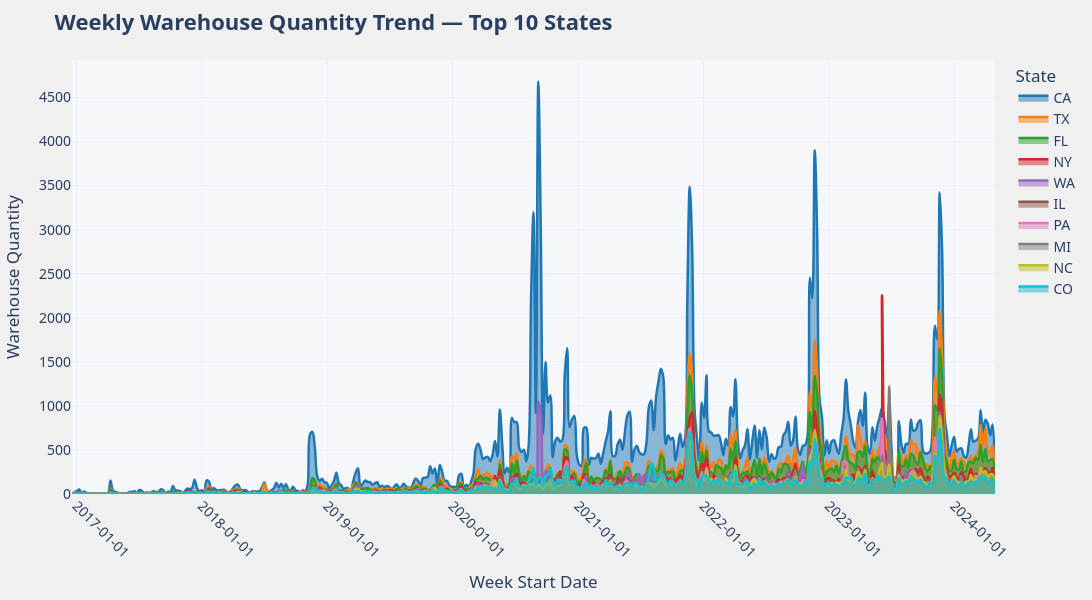

Notebook cell for this chart:
### Markdown cell above
- ` State-wise Trend`

### Code cell
import plotly.graph_objects as go
import pandas as pd

# Step 1: Compute total quantity per state and get top 10 states
top_states = df.groupby('ShipToState')['WareHouseQuantity'].sum().nlargest(10).index

# Step 2: Create the pivot table for weekly trend
state_trend = df.groupby(['Week', 'ShipToState'])['WareHouseQuantity'].sum().unstack().fillna(0)

# Step 3: Filter columns to include only top 10 states
state_trend_top10 = state_trend[top_states]

# Step 4: Create Plotly line chart with formatted hover and x-axis
fig = go.Figure()

# Custom color palette
colors = ['#1f77b4', '#ff7f0e', '#2ca02c', '#d62728', '#9467bd',
          '#8c564b', '#e377c2', '#7f7f7f', '#bcbd22', '#17becf']

# Add one smooth line per state
for i, state in enumerate(state_trend_top10.columns):
    fig.add_trace(go.Scatter(
        x=state_trend_top10.index,
        y=state_trend_top10[state],
        mode='lines',
        name=state,
        line=dict(shape='spline', color=colors[i % len(colors)], width=2.5),
        fill='tozeroy',
        hovertemplate=f"<b>{state}</b><br>Week Start: %{{x|%Y-%m-%d}}<br>Quantity: %{{y:,}}<extra></extra>"
    ))

# Format x-axis to show full dates
fig.update_xaxes(
    title='Week',
    tickformat="%Y-%m-%d",       # e.g., "2024-07-01"
    tickangle=45,
    showgrid=True
)

# Customize layout
fig.update_layout(
    title='<b>Weekly Warehouse Quantity Trend — Top 10 States</b>',
    title_font_size=22,
    xaxis_title='Week Start Date',
    yaxis_title='Warehouse Quantity',
    legend_title='State',
    template='plotly_white',
    font=dict(family='Segoe UI, sans-serif', size=14),
    width=1100,
    height=600,
    hovermode='x unified',
    plot_bgcolor='rgba(245, 247, 251, 1)',
    paper_bgcolor='rgba(240, 240, 240, 1)',
    margin=dict(t=60, l=60, r=30, b=90)  # more bottom space for angled ticks
)

fig.show()

### Figure 1 — Plotly figure (JSON) as saved in the notebook; plotly's stock layout.template omitted (floating-point values rounded to 4 significant figures; data arrays with more than 128 entries replaced by an {"elided": "..."} marker saying what was removed)
{"data": [{"fill": "tozeroy", "hovertemplate": "<b>CA</b><br>Week Start: %{x|%Y-%m-%d}<br>Quantity: %{y:,}<extra></extra>", "line": {"color": "#1f77b4", "shape": "spline", "width": 2.5}, "mode": "lines", "name": "CA", "type": "scatter", "x": {"elided": "385 str values"}, "y": {"elided": "385 float values"}}, {"fill": "tozeroy", "hovertemplate": "<b>TX</b><br>Week Start: %{x|%Y-%m-%d}<br>Quantity: %{y:,}<extra></extra>", "line": {"color": "#ff7f0e", "shape": "spline", "width": 2.5}, "mode": "lines", "name": "TX", "type": "scatter", "x": {"elided": "385 str values"}, "y": {"elided": "385 float values"}}, {"fill": "tozeroy", "hovertemplate": "<b>FL</b><br>Week Start: %{x|%Y-%m-%d}<br>Quantity: %{y:,}<extra></extra>", "line": {"color": "#2ca02c", "shape": "spline", "width": 2.5}, "mode": "lines", "name": "FL", "type": "scatter", "x": {"elided": "385 str values"}, "y": {"elided": "385 float values"}}, {"fill": "tozeroy", "hovertemplate": "<b>NY</b><br>Week Start: %{x|%Y-%m-%d}<br>Quantity: %{y:,}<extra></extra>", "line": {"color": "#d62728", "shape": "spline", "width": 2.5}, "mode": "lines", "name": "NY", "type": "scatter", "x": {"elided": "385 str values"}, "y": {"elided": "385 float values"}}, {"fill": "tozeroy", "hovertemplate": "<b>WA</b><br>Week Start: %{x|%Y-%m-%d}<br>Quantity: %{y:,}<extra></extra>", "line": {"color": "#9467bd", "shape": "spline", "width": 2.5}, "mode": "lines", "name": "WA", "type": "scatter", "x": {"elided": "385 str values"}, "y": {"elided": "385 float values"}}, {"fill": "tozeroy", "hovertemplate": "<b>IL</b><br>Week Start: %{x|%Y-%m-%d}<br>Quantity: %{y:,}<extra></extra>", "line": {"color": "#8c564b", "shape": "spline", "width": 2.5}, "mode": "lines", "name": "IL", "type": "scatter", "x": {"elided": "385 str values"}, "y": {"elided": "385 float values"}}, {"fill": "tozeroy", "hovertemplate": "<b>PA</b><br>Week Start: %{x|%Y-%m-%d}<br>Quantity: %{y:,}<extra></extra>", "line": {"color": "#e377c2", "shape": "spline", "width": 2.5}, "mode": "lines", "name": "PA", "type": "scatter", "x": {"elided": "385 str values"}, "y": {"elided": "385 float values"}}, {"fill": "tozeroy", "hovertemplate": "<b>MI</b><br>Week Start: %{x|%Y-%m-%d}<br>Quantity: %{y:,}<extra></extra>", "line": {"color": "#7f7f7f", "shape": "spline", "width": 2.5}, "mode": "lines", "name": "MI", "type": "scatter", "x": {"elided": "385 str values"}, "y": {"elided": "385 float values"}}, {"fill": "tozeroy", "hovertemplate": "<b>NC</b><br>Week Start: %{x|%Y-%m-%d}<br>Quantity: %{y:,}<extra></extra>", "line": {"color": "#bcbd22", "shape": "spline", "width": 2.5}, "mode": "lines", "name": "NC", "type": "scatter", "x": {"elided": "385 str values"}, "y": {"elided": "385 float values"}}, {"fill": "tozeroy", "hovertemplate": "<b>CO</b><br>Week Start: %{x|%Y-%m-%d}<br>Quantity: %{y:,}<extra></extra>", "line": {"color": "#17becf", "shape": "spline", "width": 2.5}, "mode": "lines", "name": "CO", "type": "scatter", "x": {"elided": "385 str values"}, "y": {"elided": "385 float values"}}], "layout": {"font": {"family": "Segoe UI, sans-serif", "size": 14}, "height": 600, "hovermode": "x unified", "legend": {"title": {"text": "State"}}, "margin": {"b": 90, "l": 60, "r": 30, "t": 60}, "paper_bgcolor": "rgba(240, 240, 240, 1)", "plot_bgcolor": "rgba(245, 247, 251, 1)", "title": {"font": {"size": 22}, "text": "<b>Weekly Warehouse Quantity Trend — Top 10 States</b>"}, "width": 1100, "xaxis": {"showgrid": true, "tickangle": 45, "tickformat": "%Y-%m-%d", "title": {"text": "Week Start Date"}}, "yaxis": {"title": {"text": "Warehouse Quantity"}}}}
